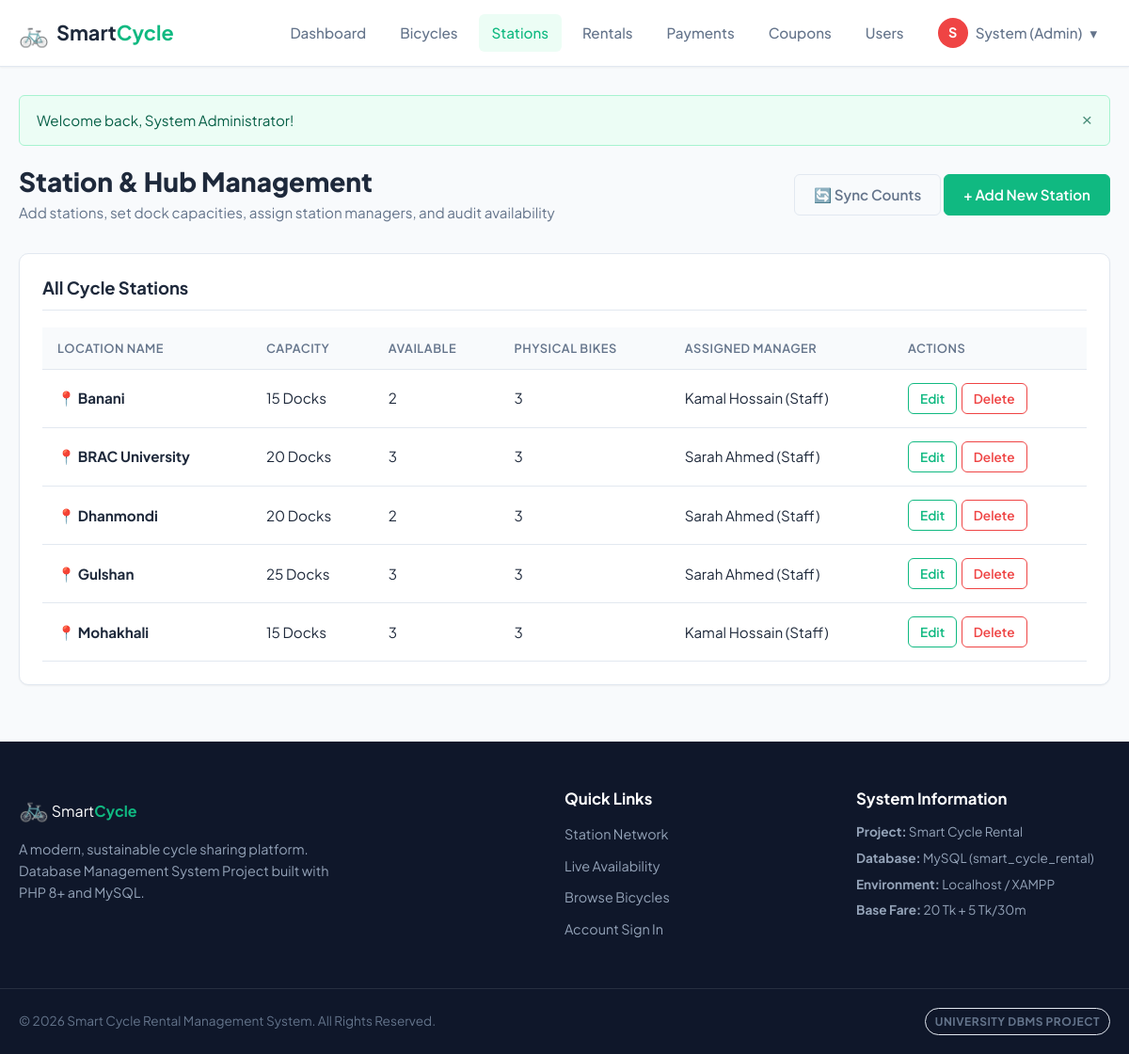
The app's page /admin/stations.php (signed in) with its own data.
### tables this page shows
CREATE TABLE `station` (
    `Location` VARCHAR(100) PRIMARY KEY,
    `capacity` INT NOT NULL DEFAULT 10,
    `User_id` INT NULL,
    `created_at` TIMESTAMP DEFAULT CURRENT_TIMESTAMP,
    CONSTRAINT `fk_station_manager` FOREIGN KEY (`User_id`) 
        REFERENCES `user` (`user_id`) ON DELETE SET NULL ON UPDATE CASCADE
);

CREATE TABLE `user` (
    `user_id` INT AUTO_INCREMENT PRIMARY KEY,
    `NID` VARCHAR(50) NOT NULL UNIQUE,
    `Email` VARCHAR(100) NOT NULL UNIQUE,
    `password` VARCHAR(255) NOT NULL,
    `DOB` DATE NOT NULL,
    `Address` TEXT NOT NULL,
    `Sex` ENUM('Male', 'Female', 'Other') NOT NULL,
    `Name` VARCHAR(100) NOT NULL,
    `User_type` ENUM('customer', 'staff', 'admin') NOT NULL DEFAULT 'customer',
    `wallet` DECIMAL(10, 2) NOT NULL DEFAULT 0.00,
    `revenue` DECIMAL(10, 2) NOT NULL DEFAULT 0.00,
    `created_at` TIMESTAMP DEFAULT CURRENT_TIMESTAMP
);

### admin/stations.php (the view, shortened to what this page needs)
<?php
require_once __DIR__ . '/../config/database.php';
require_once __DIR__ . '/../includes/functions.php';
$stmt = $pdo->query("
    SELECT
        s.Location,
        s.capacity,
        s.User_id,
        u.Name AS manager_name,
        COALESCE(a.cycle_availability, 0) AS cycle_availability,
        (SELECT COUNT(*) FROM bicycle b WHERE b.location = s.Location) AS physical_cycles_count
    FROM station s
    LEFT JOIN availability a ON s.Location = a.Location
    LEFT JOIN user u ON s.User_id = u.user_id
    ORDER BY s.Location ASC
");
$stations = $stmt->fetchAll();
include __DIR__ . '/../includes/header.php';
?>
<div class="page-header">
    <div>
        <h1 class="page-title">Station & Hub Management</h1>
        <p class="page-subtitle">Add stations, set dock capacities, assign station managers, and audit availability</p>
    </div>
    <div class="header-action">
        <form action="stations.php" method="POST" style="display:inline;">
            <button type="submit" class="btn btn-outline-secondary" title="Recalculate availability from bicycle locations">🔄 Sync Counts</button>
        </form>
        <button type="button" class="btn btn-primary" onclick="toggleAddModal()">+ Add New Station</button>
    </div>
</div>
<div class="card">
    <div class="card-header">
        <h3 class="card-title">All Cycle Stations</h3>
    </div>
    <div class="table-responsive">
        <table class="data-table">
            <thead>
                <tr>
                    <th>Location Name</th>
                    <th>Capacity</th>
                    <th>Available</th>
                    <th>Physical Bikes</th>
                    <th>Assigned Manager</th>
                    <th>Actions</th>
                </tr>
            </thead>
            <tbody>
                <?php if (empty($stations)): ?>
                    <tr>
                        <td colspan="6" class="text-center text-muted py-4">No stations found.</td>
                    </tr>
                <?php else: ?>
                    <?php foreach ($stations as $st): ?>
                        <tr>
                            <td>
                                <strong>📍 <?= htmlspecialchars($st['Location']) ?></strong>
                            </td>
                            <td><?= (int)$st['capacity'] ?> Docks</td>
                            <td>
                                <span class="font-bold text-success"><?= (int)$st['cycle_availability'] ?></span>
                            </td>
                            <td><?= (int)$st['physical_cycles_count'] ?></td>
                            <td>
                                <?= htmlspecialchars($st['manager_name'] ?? 'Unassigned') ?>
                            </td>
                            <td>
                                <button type="button" class="btn btn-sm btn-outline-primary"
                                    onclick='openEditModal(<?= json_encode($st) ?>)'>Edit</button>
                                <?php if ($_SESSION['user_type'] === 'admin'): ?>
                                    <form action="stations.php" method="POST" class="inline-form" onsubmit="return confirm('Are you sure you want to delete station <?= htmlspecialchars(addslashes($st['Location'])) ?>?');">
                                        <button type="submit" class="btn btn-sm btn-outline-danger">Delete</button>
                                    </form>
                                <?php endif; ?>
                            </td>
                        </tr>
                    <?php endforeach; ?>
                <?php endif; ?>
            </tbody>
        </table>
    </div>
</div>
<?php include __DIR__ . '/../includes/footer.php'; ?>

### css/style.css (style rules this page uses)
:root { --primary-color: #10b981; --primary-hover: #059669; --primary-dark: #065f46; --primary-light: #ecfdf5; --secondary-color: #64748b; --secondary-hover: #475569; --secondary-light: #f1f5f9; --dark-bg: #0f172a; --dark-surface: #1e293b; --body-bg: #f8fafc; --card-bg: #ffffff; --text-main: #1e293b; --text-muted: #64748b; --border-color: #e2e8f0; --success-color: #10b981; --warning-color: #f59e0b; --danger-color: #ef4444; --info-color: #3b82f6; --radius-sm: 6px; --radius-md: 10px; --radius-lg: 16px; --radius-full: 9999px; --shadow-sm: 0 1px 2px 0 rgba(0, 0, 0, 0.05); --shadow-md: 0 4px 6px -1px rgba(0, 0, 0, 0.08), 0 2px 4px -1px rgba(0, 0, 0, 0.04); --shadow-lg: 0 10px 15px -3px rgba(0, 0, 0, 0.1), 0 4px 6px -2px rgba(0, 0, 0, 0.05); --shadow-xl: 0 20px 25px -5px rgba(0, 0, 0, 0.1), 0 10px 10px -5px rgba(0, 0, 0, 0.04); --transition: all 0.2s cubic-bezier(0.4, 0, 0.2, 1); --font-family: 'Plus Jakarta Sans', system-ui, -apple-system, BlinkMacSystemFont, 'Segoe UI', Roboto, Oxygen, Ubuntu, Cantarell, sans-serif; }
*, *::before, *::after { box-sizing: border-box; margin: 0; padding: 0; }
html { font-size: 16px; scroll-behavior: smooth; }
body { font-family: var(--font-family); background-color: var(--body-bg); color: var(--text-main); line-height: 1.6; -webkit-font-smoothing: antialiased; min-height: 100vh; display: flex; flex-direction: column; }
h1, h2, h3, h4, h5, h6 { color: var(--text-main); font-weight: 700; line-height: 1.25; }
.btn { display: inline-flex; align-items: center; justify-content: center; gap: 8px; font-family: inherit; font-size: 0.95rem; font-weight: 600; padding: 10px 20px; border-radius: var(--radius-sm); border: 1px solid transparent; cursor: pointer; transition: var(--transition); text-align: center; line-height: 1.4; }
.btn-primary { background-color: var(--primary-color); color: #ffffff; border-color: var(--primary-color); }
.btn-outline-primary { background-color: transparent; color: var(--primary-color); border-color: var(--primary-color); }
.btn-outline-danger { background-color: transparent; color: var(--danger-color); border-color: var(--danger-color); }
.btn-outline-secondary { background-color: transparent; color: var(--secondary-color); border-color: var(--border-color); }
.btn-sm { padding: 6px 12px; font-size: 0.85rem; }
.card { background: var(--card-bg); border: 1px solid var(--border-color); border-radius: var(--radius-md); box-shadow: var(--shadow-sm); padding: 24px; transition: var(--transition); }
.card-header { display: flex; align-items: center; justify-content: space-between; margin-bottom: 18px; padding-bottom: 12px; border-bottom: 1px solid var(--border-color); }
.card-title { font-size: 1.15rem; font-weight: 700; }
.page-header { display: flex; align-items: center; justify-content: space-between; margin-bottom: 30px; flex-wrap: wrap; gap: 16px; }
.page-title { font-size: 1.75rem; font-weight: 800; color: var(--text-main); }
.page-subtitle { font-size: 0.95rem; color: var(--text-muted); margin-top: 4px; }
.inline-form { display: inline-block; margin: 0 2px; }
.table-responsive { width: 100%; overflow-x: auto; }
.data-table { width: 100%; border-collapse: collapse; font-size: 0.95rem; text-align: left; }
.data-table th { background: #f8fafc; color: var(--text-muted); font-weight: 600; font-size: 0.8rem; text-transform: uppercase; letter-spacing: 0.5px; padding: 12px 16px; border-bottom: 1px solid var(--border-color); }
.data-table td { padding: 14px 16px; border-bottom: 1px solid var(--border-color); color: var(--text-main); vertical-align: middle; }

### records on screen
station: Location "Banani", capacity "15", cycle_availability "2", physical_cycles_count "3", User.Name "Kamal Hossain (Staff)"
station: Location "BRAC University", capacity "20", cycle_availability "3", physical_cycles_count "3", User.Name "Sarah Ahmed (Staff)"
station: Location "Dhanmondi", capacity "20", cycle_availability "2", physical_cycles_count "3", User.Name "Sarah Ahmed (Staff)"
station: Location "Gulshan", capacity "25", cycle_availability "3", physical_cycles_count "3", User.Name "Sarah Ahmed (Staff)"
station: Location "Mohakhali", capacity "15", cycle_availability "3", physical_cycles_count "3", User.Name "Kamal Hossain (Staff)"

### other values on screen
substr($userName, 0, 1) "S"
explode(' ', $userName)[0] "System"
$userRole "Admin"
$msg "Welcome back, System Administrator!"
